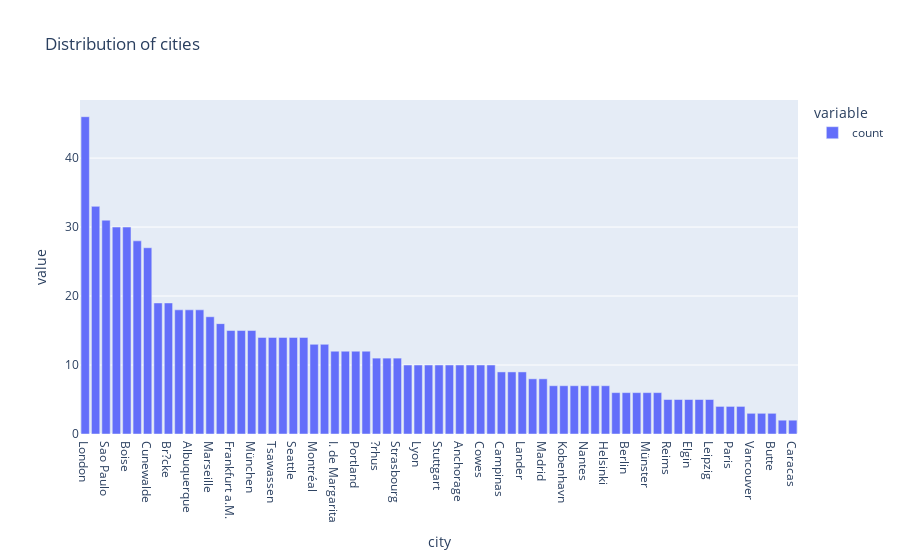

Notebook code for this chart:
### Code cell
px.bar(data_frame=orders.city.value_counts() , title='Distribution of cities')

### Figure 1 — Plotly figure (JSON) as saved in the notebook; plotly's stock layout.template omitted (floating-point values rounded to 4 significant figures)
{"data": [{"alignmentgroup": "True", "hovertemplate": "variable=count<br>city=%{x}<br>value=%{y}<extra></extra>", "legendgroup": "count", "marker": {"color": "#636efa", "pattern": {"shape": ""}}, "name": "count", "offsetgroup": "count", "orientation": "v", "showlegend": true, "textposition": "auto", "type": "bar", "x": ["London", "Rio de Janeiro", "Sao Paulo", "Graz", "Boise", "México D.F.", "Cunewalde", "Cork", "Br?cke", "San Crist?bal", "Albuquerque", "Lule?", "Marseille", "Buenos Aires", "Frankfurt a.M.", "Oulu", "München", "Brandenburg", "Tsawassen", "Toulouse", "Seattle", "Barquisimeto", "Montréal", "Lisboa", "I. de Margarita", "Reggio Emilia", "Portland", "Charleroi", "?rhus", "Eugene", "Strasbourg", "Genève", "Lyon", "Bergamo", "Stuttgart", "Sevilla", "Anchorage", "Salzburg", "Cowes", "K?ln", "Campinas", "Resende", "Lander", "Bern", "Madrid", "Bruxelles", "Kobenhavn", "Warszawa", "Nantes", "Mannheim", "Helsinki", "Aachen", "Berlin", "Stavern", "Münster", "Torino", "Reims", "Lille", "Elgin", "Barcelona", "Leipzig", "San Francisco", "Paris", "Versailles", "Vancouver", "Kirkland", "Butte", "Walla Walla", "Caracas"], "xaxis": "x", "y": [46, 33, 31, 30, 30, 28, 27, 19, 19, 18, 18, 18, 17, 16, 15, 15, 15, 14, 14, 14, 14, 14, 13, 13, 12, 12, 12, 12, 11, 11, 11, 10, 10, 10, 10, 10, 10, 10, 10, 10, 9, 9, 9, 8, 8, 7, 7, 7, 7, 7, 7, 6, 6, 6, 6, 6, 5, 5, 5, 5, 5, 4, 4, 4, 3, 3, 3, 2, 2], "yaxis": "y"}], "layout": {"barmode": "relative", "legend": {"title": {"text": "variable"}, "tracegroupgap": 0}, "title": {"text": "Distribution of cities"}, "xaxis": {"anchor": "y", "domain": [0, 1], "title": {"text": "city"}}, "yaxis": {"anchor": "x", "domain": [0, 1], "title": {"text": "value"}}}}
